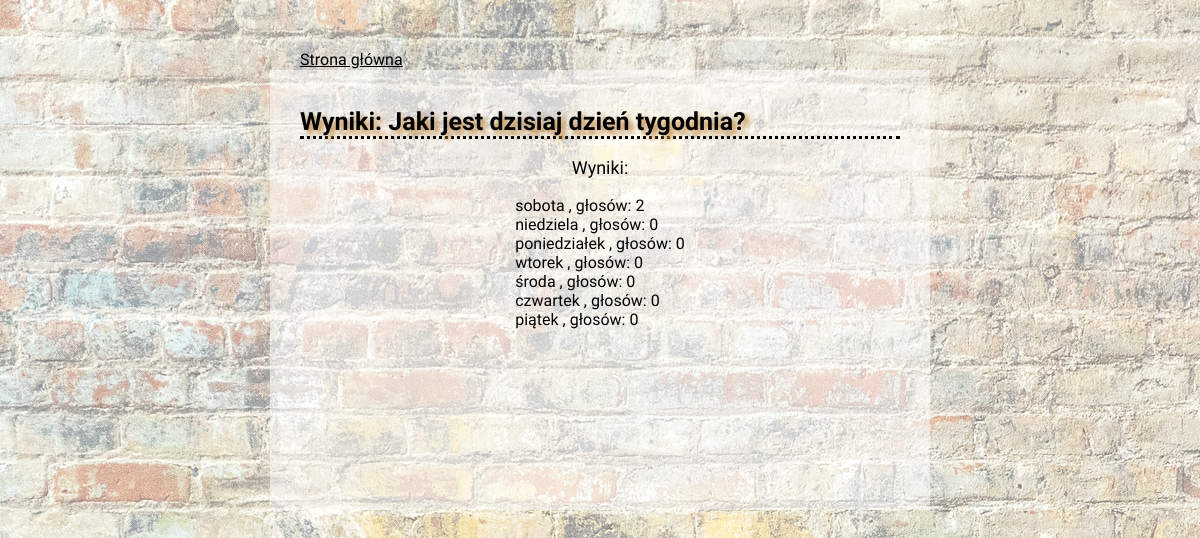
/polls/2/results, run on the app's committed database.
### polls/models.py (models this page shows, shortened)
class Choice(models.Model):
    question = models.ForeignKey(Question, on_delete=models.CASCADE)
    choice_text = models.CharField(max_length=200)
    votes = models.PositiveIntegerField(default=0)

### polls/views.py (the view)
# urls.py: path('<int:question_id>/results', views.results, name = 'results'),
def results(request, question_id):
    question = get_object_or_404(Question, id = question_id)
    title = f'Wyniki: {question.question_text}'
    context = {
        'question': question,
        'title': title,
    }
    return render(request,'polls/results.html', context)

### polls/templates/polls/results.html
{% extends "base.html"%}
{% block content %}
<section class="result">
    <p>Wyniki: </p>
    <ul>
        {% for choice in question.choice_set.all %}
        <li>{{ choice.choice_text }} </b>, głosów: {{ choice.votes }}</li>
        {% endfor %}
    </ul>
</section>
{% endblock %}

### polls/templates/base.html (shortened to what this page needs)
{% load static %}
<!DOCTYPE html>
<html lang="en">
<head>
    <link rel="stylesheet" type="text/css" href="{% static 'polls/style.css' %}">
</head>
<body>
    <div class="container">
        <nav><a href="{% url 'polls:index'%}">Strona główna</a></nav>
        <h1>{{title}}</h1>
        <main>{% block content %}{% endblock %}</main>
    </div>
</body>
</html>

### polls/static/polls/style.css (style rules this page uses)
body { position: relative; width: 100vw; height: 100vh; margin: 0; font-family: 'Balsamiq Sans', cursive; }
body::after { content: ""; background: url(layout.jpg); opacity: 0.5; top: 0; left: 0; bottom: 0; right: 0; position: absolute; z-index: -1; padding: 50px; }
.container { min-height: 50vh; width: 50vw; position: absolute; top: 70px; left: 50%; transform: translate(-50%); background-color: rgba(255, 255, 255, 0.5); padding: 20px 30px; }
.container nav a { position: absolute; top: -20px; color: #000000; }
h1 { font-size: 25px; border-bottom: dotted; text-shadow: 4px 4px 5px #c18a42; }
.result p { font-size: 18px; text-align: center; }
.result ul { padding: 0; display: table; margin: 0 auto; }
.result ul li { font-size: 16px; list-style-type: none; }

### data on the page
Choice: choice_text "sobota", votes "2"
Choice: choice_text "niedziela", votes "0"
Choice: choice_text "poniedziałek", votes "0"
Choice: choice_text "wtorek", votes "0"
Choice: choice_text "środa", votes "0"
Choice: choice_text "czwartek", votes "0"
Choice: choice_text "piątek", votes "0"

### other printed values
{{ title }} "Wyniki: Jaki jest dzisiaj dzień tygodnia?"
